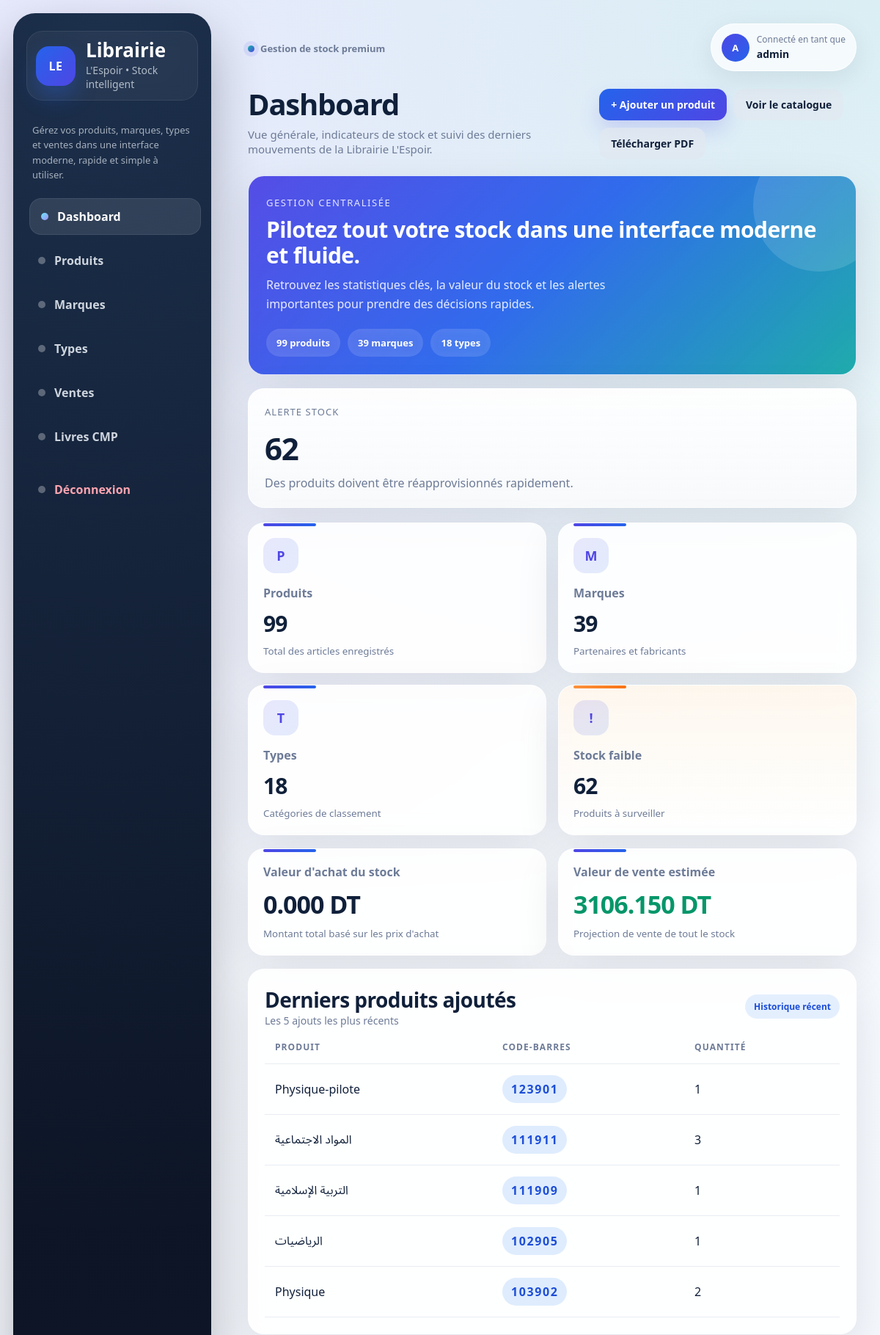
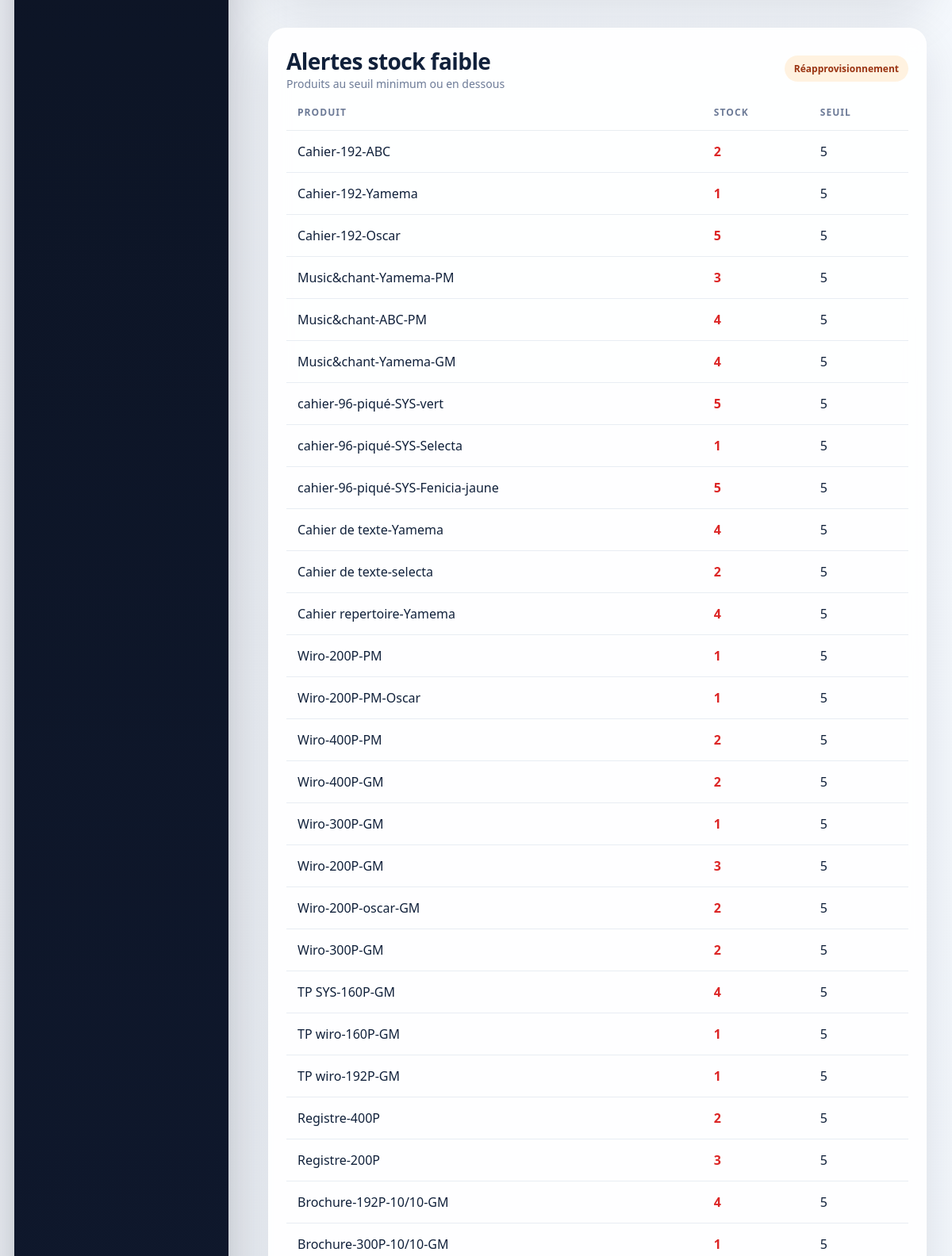
Screenshot of /dashboard (signed in, upper part) with the database file from the repository (2 pictures, top to bottom).
### app.py (models this page shows)
class Product(db.Model):
    id = db.Column(db.Integer, primary_key=True)
    name = db.Column(db.String(180), nullable=False)
    barcode = db.Column(db.String(6), unique=True, nullable=False)
    brand_id = db.Column(db.Integer, db.ForeignKey('brand.id'), nullable=False)
    type_id = db.Column(db.Integer, db.ForeignKey('product_type.id'), nullable=False)
    purchase_price = db.Column(db.Float, nullable=False, default=0)
    sale_price = db.Column(db.Float, nullable=False, default=0)
    quantity = db.Column(db.Integer, nullable=False, default=0)
    min_quantity = db.Column(db.Integer, nullable=False, default=5)
    created_at = db.Column(db.DateTime, default=datetime.utcnow)
    updated_at = db.Column(db.DateTime, default=datetime.utcnow, onupdate=datetime.utcnow)

### app.py (the view)
@app.route('/dashboard')
@login_required
def dashboard():
    total_products = Product.query.count()
    total_brands = Brand.query.count()
    total_types = ProductType.query.count()
    low_stock_products = Product.query.filter(Product.quantity <= Product.min_quantity).all()
    products = Product.query.all()
    stock_value = sum(p.quantity * p.purchase_price for p in products)
    sale_value = sum(p.quantity * p.sale_price for p in products)
    latest_products = Product.query.order_by(Product.created_at.desc()).limit(5).all()
    return render_template(
        'dashboard.html',
        total_products=total_products,
        total_brands=total_brands,
        total_types=total_types,
        low_stock_products=low_stock_products,
        stock_value=stock_value,
        sale_value=sale_value,
        latest_products=latest_products,
    )

### app.py (called while the page is built)
def login_required(f):
    @wraps(f)
    def decorated_function(*args, **kwargs):
        if not session.get('admin_id'):
            flash('Veuillez vous connecter pour accéder à cette page.', 'warning')
            return redirect(url_for('login'))
        return f(*args, **kwargs)
    return decorated_function

@app.context_processor
def inject_now():
    return {'current_year': datetime.now().year}

### templates/dashboard.html (shortened to what this page needs)
{% extends 'base.html' %}
{% block content %}
<div class="page-header">
    <div>
        <h1>Dashboard</h1>
        <p>Vue générale, indicateurs de stock et suivi des derniers mouvements de la Librairie L'Espoir.</p>
    </div>
    <div class="page-header-actions">
        <a href="{{ url_for('add_product') }}" class="btn primary">+ Ajouter un produit</a>
        <a href="{{ url_for('products') }}" class="btn light">Voir le catalogue</a>
        <a href="{{ url_for('products_pdf') }}" class="btn light">Télécharger PDF</a>
    </div>
</div>
<section class="hero-strip">
    <div class="hero-card">
        <span class="hero-label">Gestion centralisée</span>
        <h3>Pilotez tout votre stock dans une interface moderne et fluide.</h3>
        <p>Retrouvez les statistiques clés, la valeur du stock et les alertes importantes pour prendre des décisions rapides.</p>
        <div class="hero-meta">
            <span class="hero-chip">{{ total_products }} produits</span>
            <span class="hero-chip">{{ total_brands }} marques</span>
            <span class="hero-chip">{{ total_types }} types</span>
        </div>
    </div>
    <div class="soft-panel">
        <span class="mini-title">Alerte stock</span>
        <div class="big-number">{{ low_stock_products|length }}</div>
        <p>{% if low_stock_products|length > 0 %}Des produits doivent être réapprovisionnés rapidement.{% else %}Tout le stock est sous contrôle pour le moment.{% endif %}</p>
    </div>
</section>
<section class="cards">
    <div class="card">
        <div class="icon-badge">P</div>
        <span>Produits</span>
        <strong>{{ total_products }}</strong>
        <small>Total des articles enregistrés</small>
    </div>
    <div class="card">
        <div class="icon-badge">M</div>
        <span>Marques</span>
        <strong>{{ total_brands }}</strong>
        <small>Partenaires et fabricants</small>
    </div>
    <div class="card">
        <div class="icon-badge">T</div>
        <span>Types</span>
        <strong>{{ total_types }}</strong>
        <small>Catégories de classement</small>
    </div>
    <div class="card warning-card">
        <div class="icon-badge">!</div>
        <span>Stock faible</span>
        <strong>{{ low_stock_products|length }}</strong>
        <small>Produits à surveiller</small>
    </div>
</section>
<section class="cards two">
    <div class="card">
        <span>Valeur d'achat du stock</span>
        <div class="kpi-value">{{ '%.3f'|format(stock_value) }} DT</div>
        <small>Montant total basé sur les prix d'achat</small>
    </div>
    <div class="card">
        <span>Valeur de vente estimée</span>
        <div class="kpi-value success-text">{{ '%.3f'|format(sale_value) }} DT</div>
        <small>Projection de vente de tout le stock</small>
    </div>
</section>
<div class="grid">
    <section class="panel">
        <div class="panel-header">
            <div>
                <h2>Derniers produits ajoutés</h2>
                <div class="panel-subtitle">Les 5 ajouts les plus récents</div>
            </div>
            <span class="badge info">Historique récent</span>
        </div>
        <table>
            <thead><tr><th>Produit</th><th>Code-barres</th><th>Quantité</th></tr></thead>
            <tbody>
            {% for product in latest_products %}
                <tr>
                    <td>{{ product.name }}</td>
                    <td><span class="barcode">{{ product.barcode }}</span></td>
                    <td>{{ product.quantity }}</td>
                </tr>
            {% else %}
                <tr><td colspan="3" class="empty">Aucun produit.</td></tr>
            {% endfor %}
            </tbody>
        </table>
    </section>
    <section class="panel">
        <div class="panel-header">
            <div>
                <h2>Alertes stock faible</h2>
                <div class="panel-subtitle">Produits au seuil minimum ou en dessous</div>
            </div>
            <span class="badge warning">Réapprovisionnement</span>
        </div>
        <table>
            <thead><tr><th>Produit</th><th>Stock</th><th>Seuil</th></tr></thead>
            <tbody>
            {% for product in low_stock_products %}
                <tr>
                    <td>{{ product.name }}</td>
                    <td><strong class="danger-text">{{ product.quantity }}</strong></td>
                    <td>{{ product.min_quantity }}</td>
                </tr>
            {% else %}
                <tr><td colspan="3" class="empty">Aucune alerte.</td></tr>
            {% endfor %}
            </tbody>
        </table>
    </section>
</div>
{% endblock %}

### rows the page displays
Product: name "Physique-pilote", barcode "123901", quantity "1"
Product: name "المواد الاجتماعية", barcode "111911", quantity "3"
Product: name "التربية الإسلامية", barcode "111909", quantity "1"
Product: name "الرياضيات", barcode "102905", quantity "1"
Product: name "Physique", barcode "103902", quantity "2"
Product: name "Cahier-192-ABC", quantity "2", min_quantity "5"
Product: name "Cahier-192-Yamema", quantity "1", min_quantity "5"
Product: name "Cahier-192-Oscar", quantity "5", min_quantity "5"
Product: name "Music&chant-Yamema-PM", quantity "3", min_quantity "5"
Product: name "Music&chant-ABC-PM", quantity "4", min_quantity "5"
Product: name "Music&chant-Yamema-GM", quantity "4", min_quantity "5"
Product: name "cahier-96-piqué-SYS-vert", quantity "5", min_quantity "5"
Product: name "cahier-96-piqué-SYS-Selecta", quantity "1", min_quantity "5"
Product: name "cahier-96-piqué-SYS-Fenicia-jaune", quantity "5", min_quantity "5"
Product: name "Cahier de texte-Yamema", quantity "4", min_quantity "5"
Product: name "Cahier de texte-selecta", quantity "2", min_quantity "5"
Product: name "Cahier repertoire-Yamema", quantity "4", min_quantity "5"
Product: name "Wiro-200P-PM", quantity "1", min_quantity "5"
Product: name "Wiro-200P-PM-Oscar", quantity "1", min_quantity "5"
Product: name "Wiro-400P-PM", quantity "2", min_quantity "5"
Product: name "Wiro-400P-GM", quantity "2", min_quantity "5"
Product: name "Wiro-300P-GM", quantity "1", min_quantity "5"
Product: name "Wiro-200P-GM", quantity "3", min_quantity "5"
Product: name "Wiro-200P-oscar-GM", quantity "2", min_quantity "5"
Product: name "Wiro-300P-GM", quantity "2", min_quantity "5"
Product: name "TP SYS-160P-GM", quantity "4", min_quantity "5"
Product: name "TP wiro-160P-GM", quantity "1", min_quantity "5"
Product: name "TP wiro-192P-GM", quantity "1", min_quantity "5"
Product: name "Registre-400P", quantity "2", min_quantity "5"
Product: name "Registre-200P", quantity "3", min_quantity "5"
Product: name "Brochure-192P-10/10-GM", quantity "4", min_quantity "5"
Product: name "Brochure-300P-10/10-GM", quantity "1", min_quantity "5"

### other values shown
{{ session.get('username', 'A')[:1] }} "A"
{{ session.get('username', 'admin') }} "admin"
{{ total_products }} "99"
{{ total_brands }} "39"
{{ total_types }} "18"
{{ low_stock_products|length }} "62"
{{ '%.3f'|format(stock_value) }} "0.000"
{{ '%.3f'|format(sale_value) }} "3106.150"
